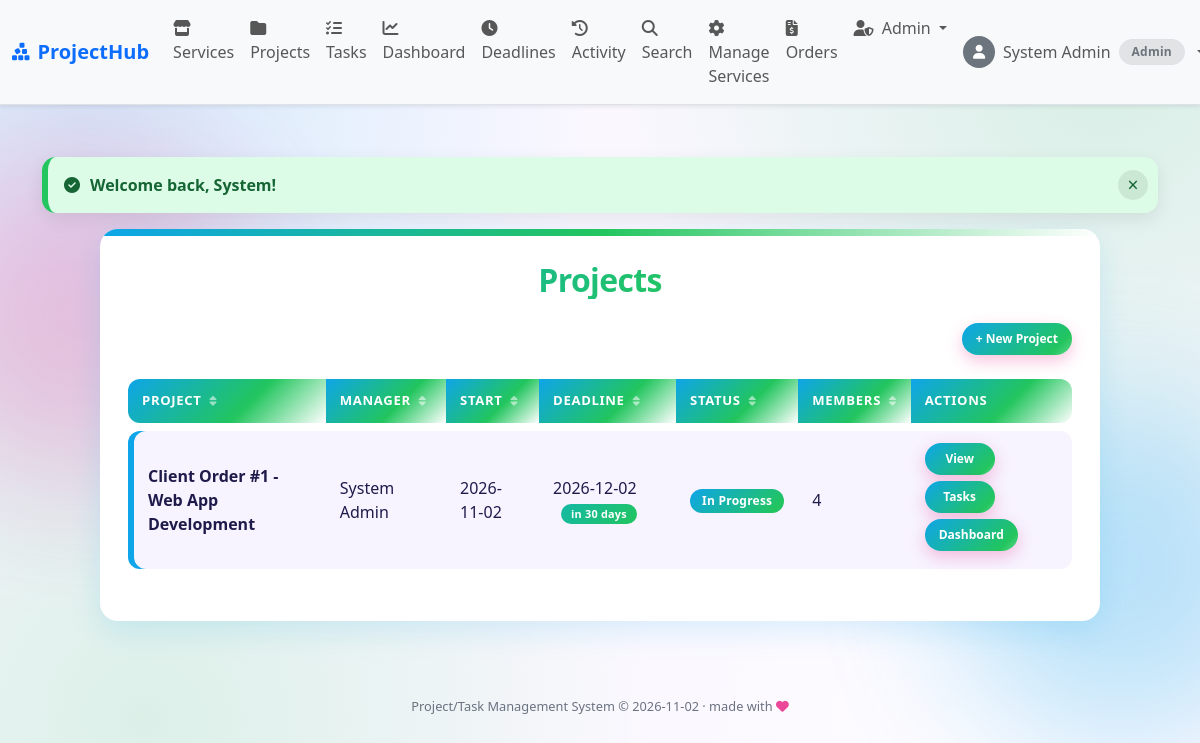
Page /projects/index.php (signed in) on the committed database.
### tables this page shows
CREATE TABLE IF NOT EXISTS projects (
  project_id    INT AUTO_INCREMENT PRIMARY KEY,
  order_id      INT NULL,
  project_name  VARCHAR(100) NOT NULL,
  description   TEXT,
  start_date    DATE NOT NULL,
  deadline      DATE NOT NULL,
  status        ENUM('Planning','In Progress','On Hold','Completed','Failed') NOT NULL DEFAULT 'Planning',
  created_by    INT NOT NULL,
  created_at    TIMESTAMP DEFAULT CURRENT_TIMESTAMP,
  FOREIGN KEY (order_id)   REFERENCES orders(order_id) ON DELETE SET NULL,
  FOREIGN KEY (created_by) REFERENCES users(user_id)
);

### projects/index.php (the view, shortened to what this page needs)
<?php
include('../includes/config.php');
include('../includes/functions.php');
$base_sql = "SELECT p.project_id, p.project_name, p.start_date, p.deadline, p.status,
                    CONCAT(u.first_name, ' ', u.last_name) AS owner_name,
                    (SELECT COUNT(*) FROM project_members pm2 WHERE pm2.project_id = p.project_id) AS member_count
             FROM projects p
             INNER JOIN users u ON u.user_id = p.created_by";
if (has_role('admin')) {
    $projects = db_select($conn, $base_sql . " ORDER BY p.deadline ASC");
}
include('../includes/header.php');
?>
<div class="table-card">
  <h2>Projects</h2>
  <?php if (has_role(['admin', 'project_manager'])) { ?>
    <div class="top-actions">
      <a href="create.php" class="button">+ New Project</a>
    </div>
  <?php } ?>
  <?php if (count($projects) === 0) { ?>
    <p class="text-center text-muted">No projects to show yet.</p>
  <?php } else { ?>
    <div class="table-responsive">
      <table class="table align-middle" width="100%" cellpadding="6" cellspacing="0">
        <thead>
          <tr>
            <th>Project</th>
            <th>Manager</th>
            <th>Start</th>
            <th>Deadline</th>
            <th>Status</th>
            <th>Members</th>
            <th>Actions</th>
          </tr>
        </thead>
        <tbody>
          <?php
          $b = 0;
          foreach ($projects as $p) {
              $bg_color = ($b++ % 2 == 1) ? 'odd' : 'even';
              echo '<tr class="' . $bg_color . '">';
              echo '<td>' . e($p['project_name']) . '</td>';
              echo '<td>' . e($p['owner_name']) . '</td>';
              echo '<td>' . e($p['start_date']) . '</td>';
              echo '<td>' . e($p['deadline']) . '</td>';
              echo '<td>' . status_badge($p['status']) . '</td>';
              echo '<td>' . (int)$p['member_count'] . '</td>';
              echo '<td><a href="view.php?project_id=' . (int)$p['project_id'] . '" class="button">View</a> ';
              echo '<a href="../tasks/index.php?project_id=' . (int)$p['project_id'] . '" class="button">Tasks</a> ';
              echo '<a href="../dashboard/index.php?project_id=' . (int)$p['project_id'] . '" class="button">Dashboard</a></td>';
              echo '</tr>';
          }
          ?>
        </tbody>
      </table>
    </div>
  <?php } ?>
</div>
<?php include('../includes/footer.php'); ?>

### includes/functions.php (shortened to what this page needs)
<?php
function e($value)
{
    return htmlspecialchars((string)$value, ENT_QUOTES, 'UTF-8');
}
function show_flash()
{
    if (isset($_SESSION['flash'])) {
        $f = $_SESSION['flash'];
        echo "<div class='alert alert-" .
             e($f['type']) .
             "' role='alert'>" .
             e($f['msg']) .
             "</div>";
    }
}
function db_select($conn, $sql, $types = '', $params = [])
{
    $stmt = mysqli_prepare($conn, $sql);
    if ($types !== '') {
        mysqli_stmt_bind_param($stmt, $types, ...$params);
    }
    mysqli_stmt_execute($stmt);
    $result = mysqli_stmt_get_result($stmt);
    $rows = mysqli_fetch_all($result, MYSQLI_ASSOC);
    return $rows;
}
function is_logged_in()
{
    return isset($_SESSION['user_id']);
}
function has_role($roles)
{
    return is_logged_in()
        && in_array($_SESSION['role'], (array)$roles, true);
}
function status_badge($status)
{
    $colors = [
        'Planning'    => 'secondary',
        'In Progress' => 'primary',
        'On Hold'     => 'warning',
        'Completed'   => 'success',
        'Failed'      => 'danger',
    ];
    $c = $colors[$status] ?? 'secondary';
    return "<span class='badge text-bg-{$c}'>" .
           e($status) .
           "</span>";
}
function user_avatar($photo, $size = 36, $class = "rounded-circle")
{
    return "<span class='d-inline-flex align-items-center justify-content-center bg-secondary text-white {$class}' style='width: {$size}px; height: {$size}px; font-size: " . round($size * 0.45) . "px;'><i class='fa-solid fa-user'></i></span>";
}

### rows in the picture
projects: project_name "Client Order #1 - Web App Development", owner_name "System Admin", start_date "2026-11-02", deadline "2026-12-02", status "In Progress", member_count "4"

### other values in the picture
$nav_name "System Admin"
role_label($cur_role) "Admin"
$f['msg'] "Welcome back, System!"
$date "2026-11-02"
